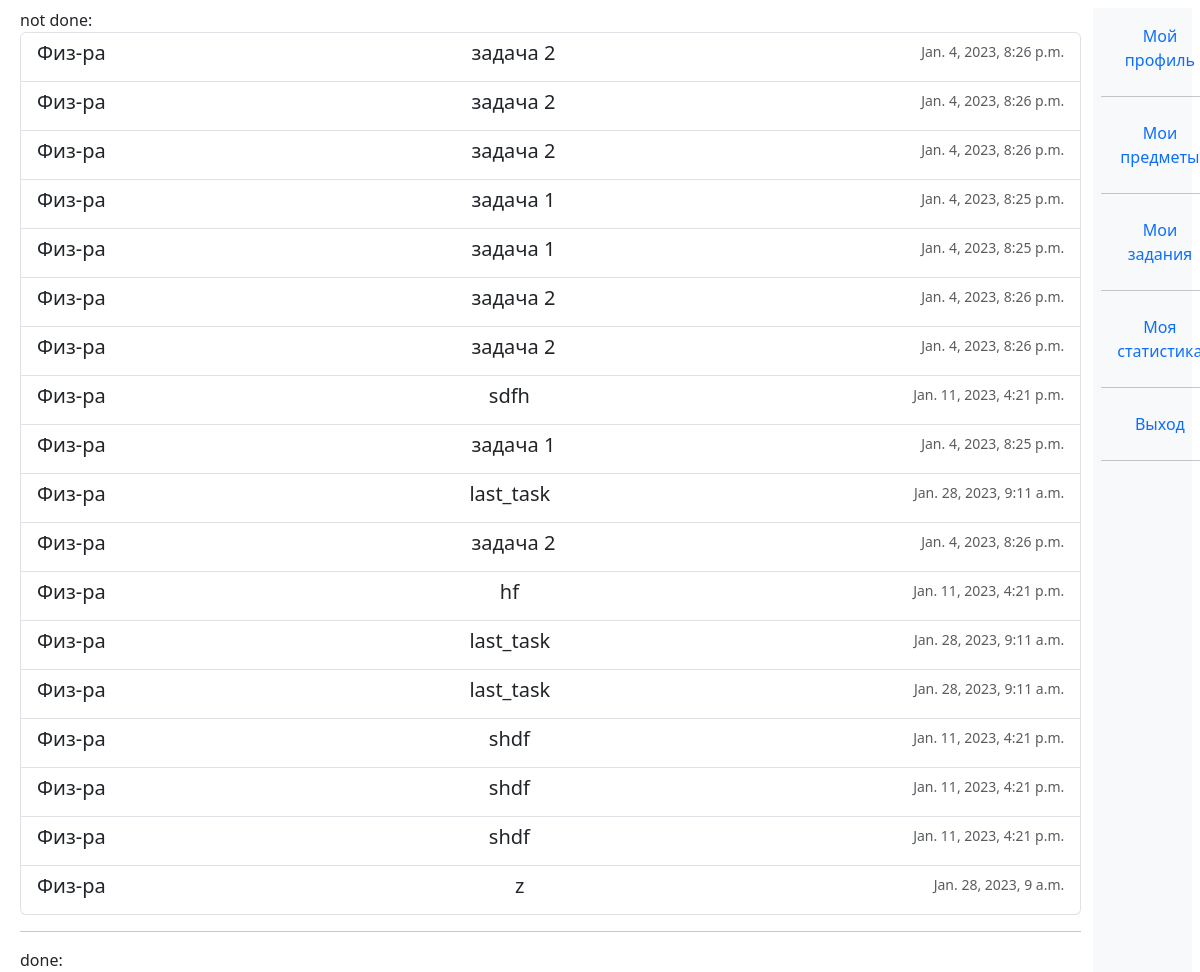
Page /student/tasks/ (signed in) on the earlier database version.
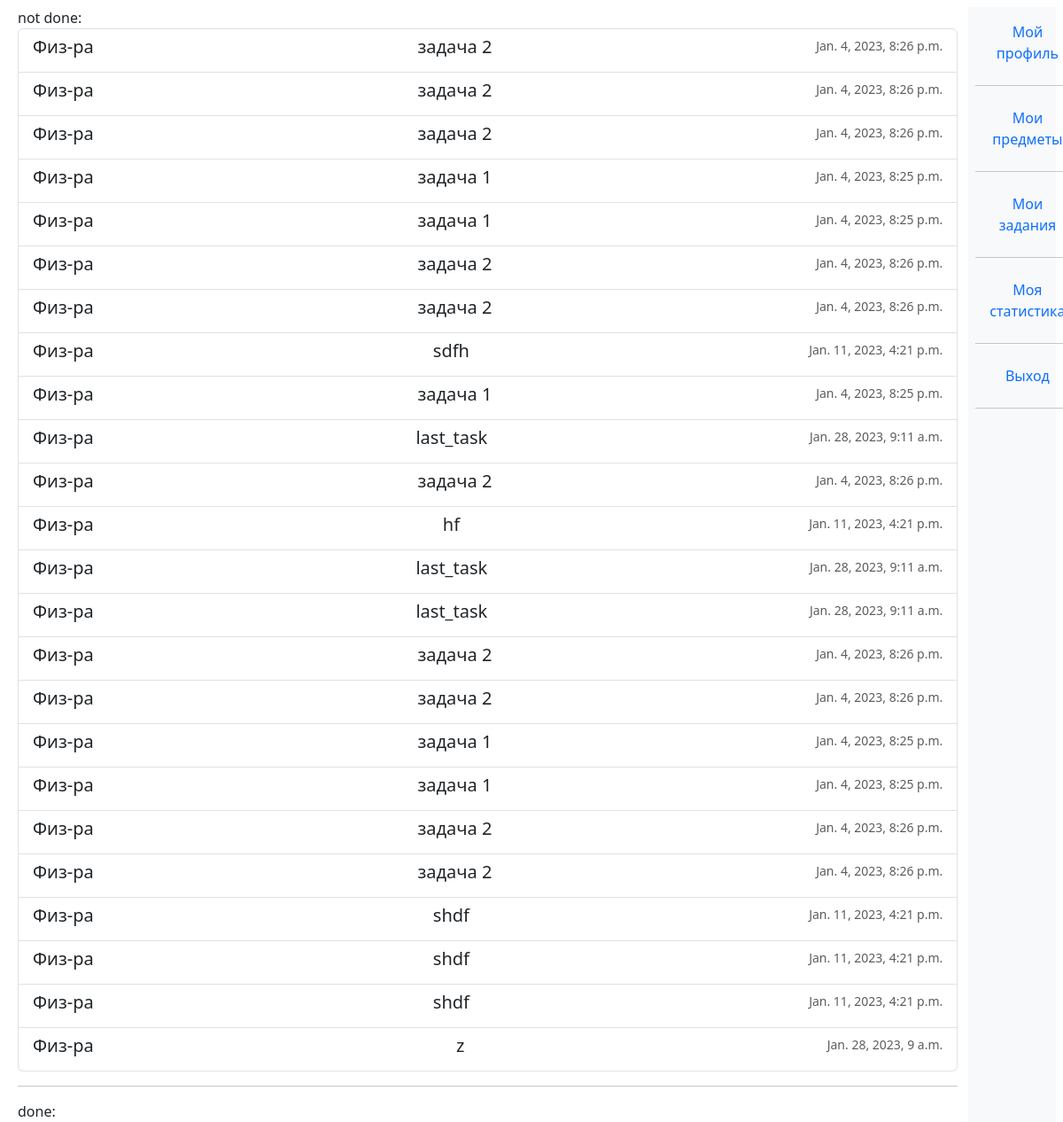
Same page on the later database version.
### univ_app/models.py (models this page shows, shortened)
class AnsweredTask(models.Model):
    ASND = "ASSIGNED"
    DONE = "DONE"
    PSSD = "PASSED"
    EVAL = "EVALUATED"
    STATUS_CHOICES = (
        (ASND, "Assigned"),
        (DONE, "Done"),
        (PSSD, "Passed"),
        (EVAL, "Evaluated"),
    )
    student = models.ForeignKey("Student", blank = True, null = True, on_delete = models.SET_NULL)
    finished_at = models.DateTimeField(auto_now_add = True,blank = True, null = True)
    status = models.CharField(max_length = 255, choices=STATUS_CHOICES, default = ASND, blank = True)
    class Meta:
        abstract = True
    def related_task(self):
        class_name = self.__class__.__name__
        if class_name == "AnsweredCommonTask":
            return self.common_task
        elif class_name == "TakenTest":
            return self.related_test
        elif class_name == "AnsweredInfoTask":
            return self.related_info_task

class AnsweredCommonTask(AnsweredTask):
    grade = models.IntegerField(null = True, blank = True)
    answer = models.TextField(null = True, default = "")
    file = models.FileField(upload_to = "uploads/answered_common_tasks/" , blank = True, null = True)
    common_task = models.ForeignKey("CommonTask", blank = True, null = True, on_delete = models.SET_NULL)
    comment_from_teacher = models.TextField(default = "", blank = True)

class Task(models.Model):
    title = models.CharField(max_length=200, default = '', blank = True) #this field is present in Test itself
    description = models.TextField(default = '', blank = True) #this field is present in Test itself
    subject = models.ForeignKey("Subject", blank = True, null = True, on_delete = models.SET_NULL)
    created_at = models.DateTimeField(auto_now_add = True, null = True, blank = True)
    created_by = models.ForeignKey("Teacher", blank = True, null = True, on_delete = models.SET_NULL)
    class Meta:
        abstract = True
    def get_type(self):
        return self.__class__.__name__

class CommonTask(Task):
    file = models.FileField(upload_to = "uploads/common_tasks/", blank = True, null = True)

class Subject(models.Model):
    title = models.CharField(max_length=200, default = '', blank = True)
    description = models.TextField( default = '', blank = True)
    image = models.ImageField(upload_to = "uploads/subjects/", blank = True , null=True, default = "test.png")
    teacher = models.ForeignKey("Teacher", blank = True, null = True, on_delete = models.SET_NULL)
    st_group = models.ForeignKey("StGroup", blank = True, null = True, on_delete = models.SET_NULL)
    def __str__(self):
        return self.title

class TakenTest(AnsweredTask):
    grade = models.IntegerField(null = True, blank = True)
    related_test = models.ForeignKey ("Test", on_delete = models.CASCADE, null = True)
    score = models.IntegerField(blank = True, null = True)

class Test(Task):
    slug = models.SlugField(max_length = 120 , blank = True, null = True, unique = True)
    link = models.CharField(max_length=1000, default = '')
    image = models.ImageField(upload_to = "uploads/", blank = True , null=True, default = "test.png")

### univ_app/decorators.py (the view)
        def wrapper(request, *args, **kwargs):
            group = None
            if request.user.groups.exists():
                group = request.user.groups.all()[0].name
            if group in allowed_groups:
                return view_func(request, *args, **kwargs)
            else:
                return HttpResponse("У вас нет прав доступа к этой странице")

### univ_app/templatetags/user_tags.py (called while the page is built)
@register.filter(name='has_group')
def has_group(user, group_name):
    return user.groups.filter(name=group_name).exists()

### univ_app/utils.py (called while the page is built)
def get_all_not_done_tasks(student):
    ans_common_tasks = AnsweredCommonTask.objects.filter(student = student, status = AnsweredTask.ASND)
    taken_tests = TakenTest.objects.filter(student = student, status = AnsweredTask.ASND)
    info_tasks = AnsweredInfoTask.objects.filter(student = student, status = AnsweredTask.ASND)
    not_done_tasks = list(chain(ans_common_tasks, taken_tests, info_tasks))
    return not_done_tasks

def get_all_done_tasks(student):
    ans_common_tasks = AnsweredCommonTask.objects.filter(student = student, status = AnsweredTask.DONE)
    taken_tests = TakenTest.objects.filter(student = student, status = AnsweredTask.DONE)
    info_tasks = AnsweredInfoTask.objects.filter(student = student, status = AnsweredTask.DONE)
    done_tasks = list(chain(ans_common_tasks, taken_tests, info_tasks))
    return done_tasks

### univ_app/views.py (called while the page is built)
@allowed_users(allowed_groups = ["student"])
def s_tasks(request):
    student = request.user.student
    not_done_tasks = get_all_not_done_tasks(student)
    done_tasks = get_all_done_tasks(student)
    ctx = {
        "not_done_tasks":not_done_tasks,
        "done_tasks":done_tasks
    }
    return render(request, "student_views/s_tasks.html", ctx)

### templates/student_views/s_tasks.html (shortened to what this page needs)
{%extends "base.html"%}
{% block s_tasks %}
not done:
    <div class="list-group">
    {%for task in not_done_tasks%}
    <a href="{%url 'ts_task' task.related_task.get_type task.related_task.id %}" class="list-group-item list-group-item-action flex-column align-items-start">
        <div class="d-flex w-100 justify-content-between">
          <h5 class="mb-1">{{task.related_task.subject}} </h5>
          <h5 class="mb-1">{{task.related_task.title}} </h5>
          <small class="text-muted">{{task.related_task.created_at}}</small>
        </div>
      </a>
      {%endfor%}
    </div>
    <hr>
done:
{% endblock %}

### templates/base.html (shortened to what this page needs)
{% load static %}
<!DOCTYPE html>
<html lang="en" dir="ltr">
<link href="https://cdn.jsdelivr.net/npm/bootstrap@5.3.0-alpha1/dist/css/bootstrap.min.css" rel="stylesheet">
<link rel="stylesheet" href="{% static 'univ_app/css/base.css' %}">
  <head>
  </head>
  <body>
    <div class = "wrapper container-fluid d-flex flex-column">
      <div class="row p-2 vh-100  ">
        <div class="col-md-11">
          {% block s_tasks %}
          {% endblock %}
        </div>
        <div class="col col-md-1 p-2 bg-light flex-fill text-center justify-content-center">
          {% include 'include/sidebar.html'%}
        </div>
      </div>
    </div>
  </body>
</html>

### templates/include/sidebar.html
{% load user_tags %}
<div class="nav flex-column">
  {%if user.is_authenticated%}
    <a class = "nav-link" href="#">Мой профиль</a> <hr>
    <a class = "nav-link" href="{% url 'ts_subjects' %}">Мои предметы</a> <hr>
    {% if request.user|has_group:'teacher' %}
    <a class = "nav-link" href="{% url 't_statistics' %}">Моя статистика</a> <hr>
    <a class = "nav-link" href="{% url 't_task_answers' %}">Ответы студентов</a> <hr>
    {% else %}
    <a class = "nav-link" href="{% url 's_tasks' %}">Мои задания</a> <hr>
    <a class = "nav-link" href="{% url 's_statistics' %}">Моя статистика</a> <hr>
    {%endif%}
    <a class = "nav-link" href="{% url 'log_out' %}">Выход</a> <hr>
  {%else%}
    <a class = "nav-link" href="{% url 'login_form' %}" >Вход</a>
  {%endif%}
</div>

### univ_app/static/univ_app/css/base.css (style rules this page uses)
body { background: white; }

### templates/base.html (style rules this page uses)
body { background-color:white; }

Differences in the rows shown:
added AnsweredCommonTask: related_task.subject "Физ-ра", related_task "задача 2", related_task.created_at "Jan. 4, 2023, 8:26 p.m."
added AnsweredCommonTask: related_task.subject "Физ-ра", related_task "задача 2", related_task.created_at "Jan. 4, 2023, 8:26 p.m."
added AnsweredCommonTask: related_task.subject "Физ-ра", related_task "задача 1", related_task.created_at "Jan. 4, 2023, 8:25 p.m."
added AnsweredCommonTask: related_task.subject "Физ-ра", related_task "задача 1", related_task.created_at "Jan. 4, 2023, 8:25 p.m."
added AnsweredCommonTask: related_task.subject "Физ-ра", related_task "задача 2", related_task.created_at "Jan. 4, 2023, 8:26 p.m."
added AnsweredCommonTask: related_task.subject "Физ-ра", related_task "задача 2", related_task.created_at "Jan. 4, 2023, 8:26 p.m."
